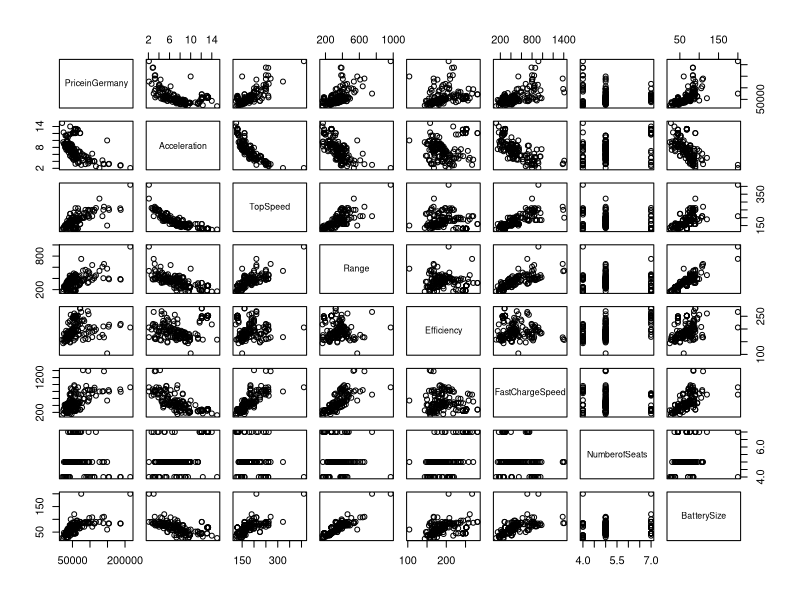
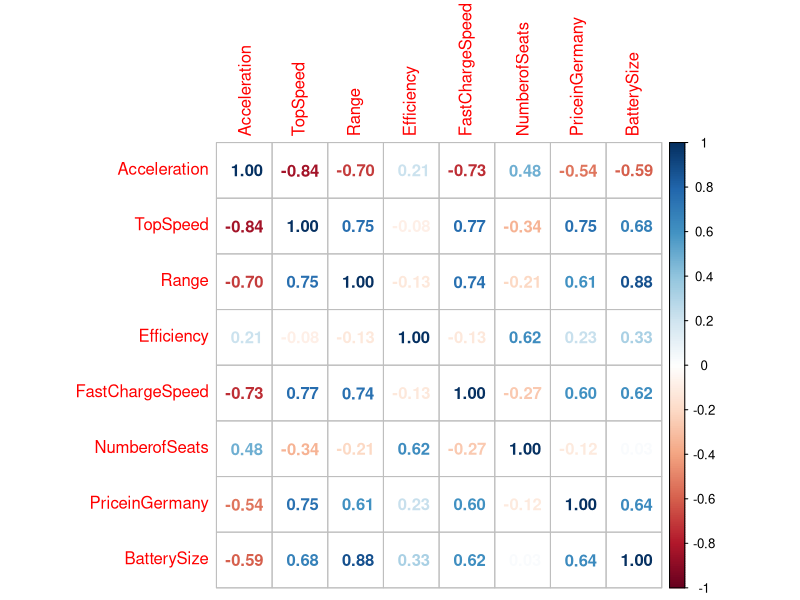
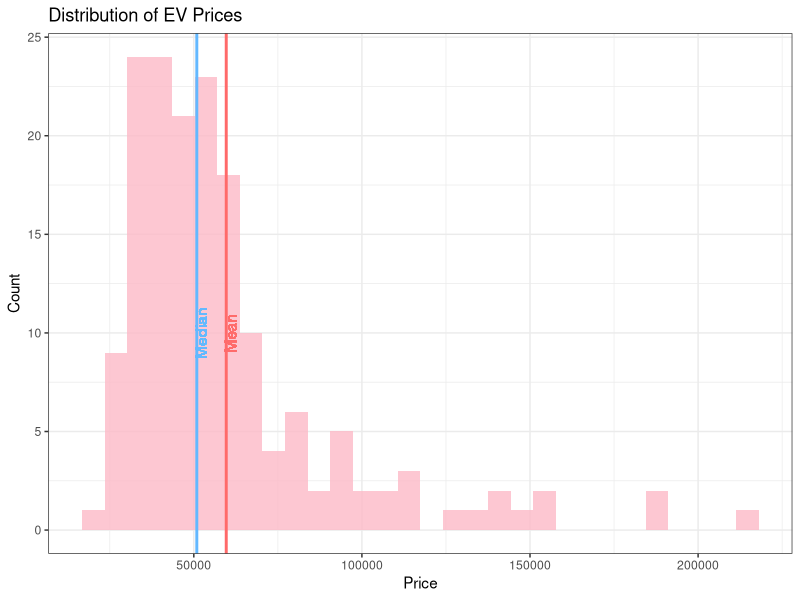
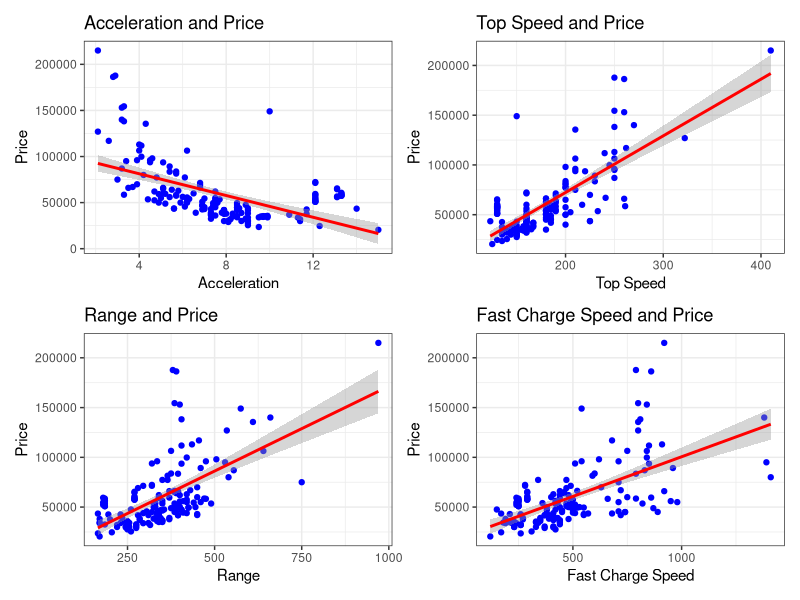
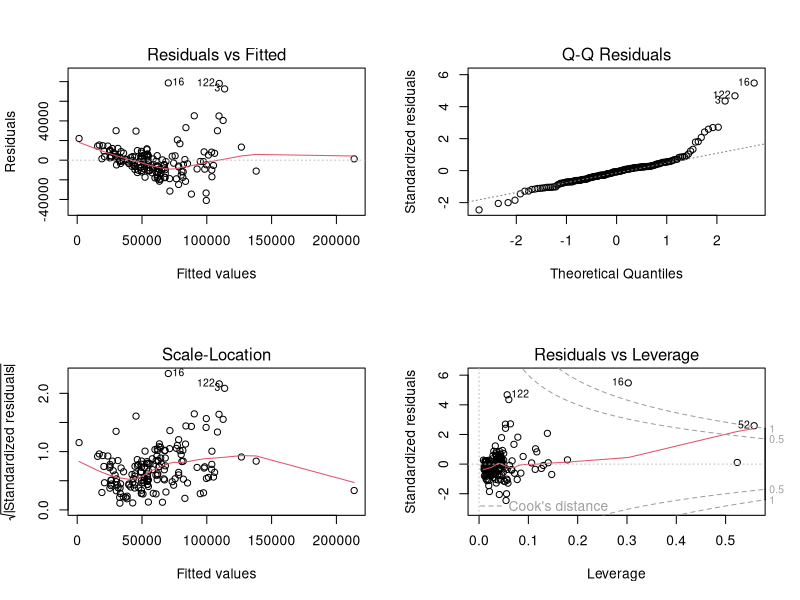
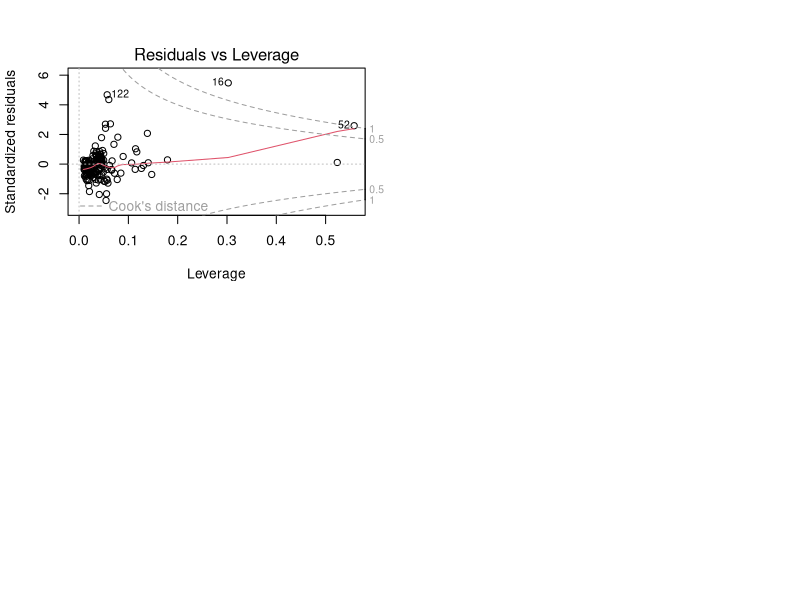
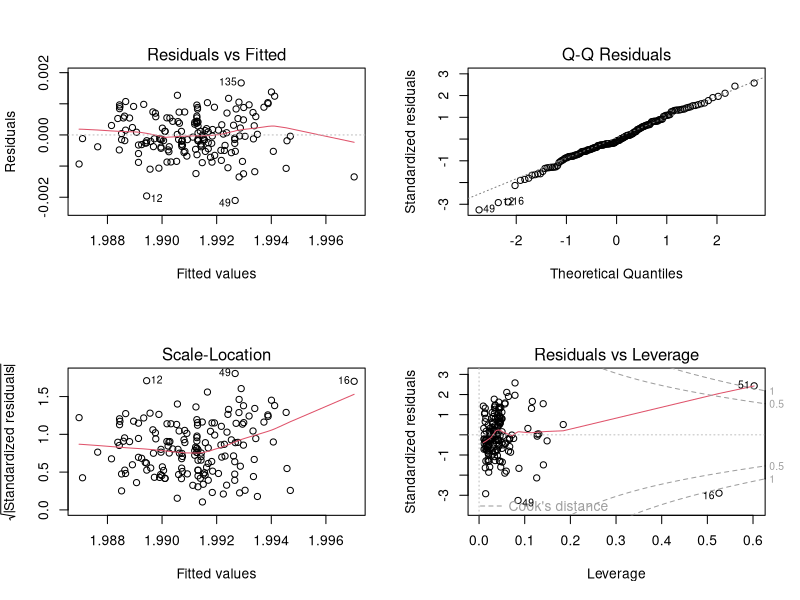
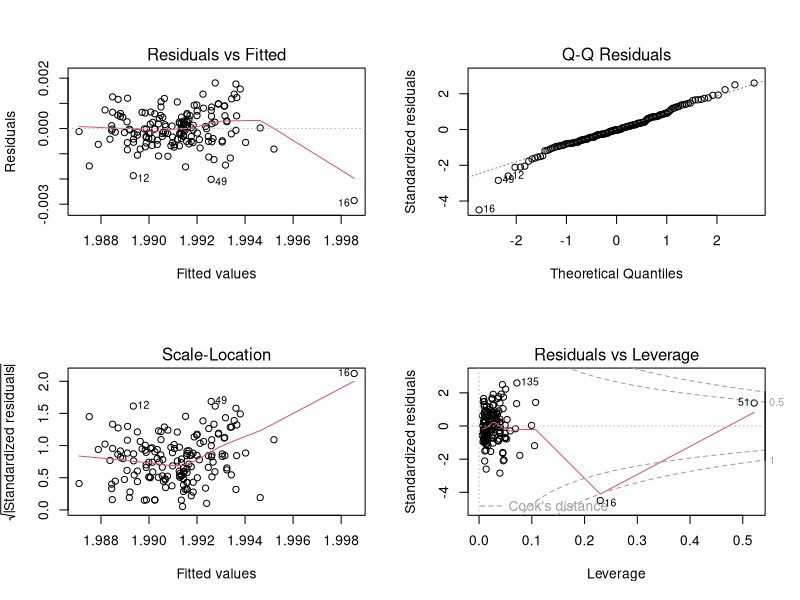

These charts were generated, in order, by the following R code: (Note: this script raises an error after producing the figures.)
## ---- chunk 1
knitr::opts_chunk$set(echo = FALSE, warning = FALSE)
library(tidyverse)
library(readxl)
library(MASS)
library(car)
library(corrplot)
library(patchwork)
## ---- chunk 2
ev <- read_xlsx('Electric Vehicle Data/Cheapestelectriccars-EVDatabase.xlsx',
                sheet = 'Cheapestelectriccars- UTF8')

## ---- chunk 3
# Convert Character Vectors into useable numeric vectors
ev$BatterySize <- as.numeric(gsub(".* ([0-9]{2,3}[.]*[0-9]*) kWh", "\\1", ev$Subtitle))
libra_strip <- gsub(".([0-9]{2,3},[0-9]{3})", "\\1", ev$PriceinUK) # strip the libra symbol
ev$PriceinUK <- as.numeric(gsub(",", "", libra_strip))
ev$Acceleration <- as.numeric(gsub(" sec", "", ev$Acceleration))
ev$TopSpeed <- as.numeric(gsub(" km/h", "", ev$TopSpeed))
ev$Range <- as.numeric(gsub(" km", "", ev$Range))
ev$Efficiency <- as.numeric(gsub(" Wh/km", "", ev$Efficiency))
ev$FastChargeSpeed <- as.numeric(gsub(" km/h", "", ev$FastChargeSpeed))
ev$Drive <- as.factor(ev$Drive)
ev$PriceinGermany <- as.numeric(ev$PriceinGermany)
ev <- ev[,-2] #removing subtitle column
## ---- chunk 4
# Limit ev to complete records, German Prices
ev <- ev[complete.cases(cbind(ev$FastChargeSpeed, ev$PriceinGermany)),]
attach(ev)
## ---- chunk 5
head(ev)
## ---- chunk 6
#summary of Battery Size
summary(BatterySize)
## ---- chunk 7
#summary of EV prices in Germany
summary(PriceinGermany)
## ---- chunk 8
#summary of Top speed
summary(TopSpeed)
## ---- chunk 9
#summary of Battery Range
summary(Range)
## ---- chunk 10
#summary of FastChargeSpeed
summary(ev[,c(2,3,4,5,6,11)])
## ---- chunk 11
ev_numeric <- ev[, -c(1,7,10 )] #Creating numeric data frame for correlation plots and removing price in UK
pairs(PriceinGermany~., ev_numeric)
## ---- chunk 12
corrplot(cor(ev_numeric), method = "number")
## ---- chunk 13
ggplot(ev_numeric, aes(x = PriceinGermany)) +    
  geom_histogram(alpha = 0.8,fill = "#fcb9c6") +
  geom_vline(aes(xintercept = mean(PriceinGermany)),col='indianred1',size=1)+ #Vertical Line for Mean
  geom_text(aes(x=mean(PriceinGermany) + 1250, label="Mean", y=10), colour="indianred1", angle=90) +
  geom_vline(aes(xintercept = median(PriceinGermany)),col='steelblue1',size=1)+ #Vertical Line for Median
  geom_text(aes(x=median(PriceinGermany) + 1250, label="Median", y=10), colour="steelblue1", angle=90) +
  labs(x= 'Price',y = 'Count', title = paste("Distribution of EV Prices")) +
  theme_bw()
## ---- chunk 14
v1 <- ggplot(ev_numeric, aes(x=Acceleration,y=PriceinGermany))+
  geom_point(color = "blue")+
  
  stat_smooth(aes(x=Acceleration,y=PriceinGermany),method="lm", color="red")+ #code for trend line
  theme_bw()+
  labs(x = 'Acceleration', 
       y = 'Price', 
       title = 'Acceleration and Price')

v2 <- ggplot(ev_numeric, aes(x=TopSpeed,y=PriceinGermany))+
  geom_point(color = "blue")+
  
  stat_smooth(aes(x=TopSpeed,y=PriceinGermany),method="lm", color="red")+ #code for trend line
  theme_bw()+
  labs(x = 'Top Speed', 
       y = 'Price', 
       title = 'Top Speed and Price')


v3 <- ggplot(ev_numeric, aes(x=Range,y=PriceinGermany))+
  geom_point(color = "blue")+
  
  stat_smooth(aes(x=Range,y=PriceinGermany),method="lm", color="red")+ #code for trend line
  theme_bw()+
  labs(x = 'Range', 
       y = 'Price', 
       title = 'Range and Price')


v4 <- ggplot(ev_numeric, aes(x=FastChargeSpeed,y=PriceinGermany))+
  geom_point(color = "blue")+
  
  stat_smooth(aes(x=FastChargeSpeed,y=PriceinGermany),method="lm", color="red")+ #code for trend line
  theme_bw()+
  labs(x = 'Fast Charge Speed', 
       y = 'Price', 
       title = 'Fast Charge Speed and Price')

patch = v1 + v2 + v3 + v4 + plot_layout(ncol=2, nrow=2) #patching all graphs in one frame
patch
## ---- chunk 15
model1 <- lm(PriceinGermany ~ ., data= ev_numeric)
summary(model1)

par(mfrow=c(2,2))
plot(model1)

## ---- chunk 16

plot(model1, which = 5)

## ---- chunk 17
ev[c(16,52,122),]
ev_numeric <- ev_numeric[-16,]
## ---- chunk 18
vif(model1)

## ---- chunk 19
summary(powerTransform(cbind(PriceinGermany, BatterySize, Acceleration, TopSpeed, Range, Efficiency, FastChargeSpeed, NumberofSeats) ~ 1, ev_numeric))

p1 <- powerTransform(PriceinGermany ~   BatterySize + Acceleration + TopSpeed + Range + Efficiency + FastChargeSpeed + NumberofSeats, ev_numeric)

## ---- chunk 20
# model2 <- lm(bcPower(PriceinGermany, p1$roundlam) ~ log(BatterySize) + I(Acceleration^0.5) + I(TopSpeed^-1) + log(Range) + log(Efficiency) + log(FastChargeSpeed) + I(NumberofSeats^-1), ev_numeric)


model2 <- lm(bcPower(PriceinGermany, p1$roundlam) ~ BatterySize + Acceleration + TopSpeed + Range + Efficiency + FastChargeSpeed + NumberofSeats, ev_numeric)

summary(model2)

par(mfrow=c(2,2))
plot(model2)
vif(model2)
AIC(model2)
BIC(model2)

## ---- chunk 21
library(leaps)
best <- regsubsets(bcPower(PriceinGermany, p1$roundlam) ~ BatterySize + Acceleration + TopSpeed + Range + Efficiency + FastChargeSpeed + NumberofSeats, data = ev_numeric, nbest = 2, method = "backward")

with(summary(best), data.frame(adjr2,bic,cp,rss, outmat))




## ---- chunk 22
model3 <- lm(bcPower(PriceinGermany, p1$roundlam) ~ BatterySize + TopSpeed + Range + Efficiency, data = ev_numeric)

# model3 <- lm(bcPower(PriceinGermany, p1$roundlam) ~  log(TopSpeed) + I(Efficiency^-1), data = ev_numeric)
# 
# summary(powerTransform(cbind(PriceinGermany, TopSpeed, Efficiency) ~ 1, ev_numeric))

summary(model3)

par(mfrow=c(2,2))
plot(model3)
AIC(model3)
vif(model3)

## ---- chunk 23

summary(powerTransform(cbind(PriceinGermany, BatterySize, TopSpeed, Range, Efficiency) ~ 1, ev_numeric))


model4 <- lm(bcPower(PriceinGermany, p1$roundlam) ~ log(BatterySize) +  I(TopSpeed^-1) + log(Range) + log(Efficiency), ev_numeric)

par(mfrow=c(2,2))
summary(model4)
plot(model4)
vif(model4)

## ---- chunk 24
best2 <- regsubsets(bcPower(PriceinGermany, p1$roundlam) ~ log(BatterySize) + I(Acceleration^0.5) + I(TopSpeed^-1) + log(Range) + log(Efficiency) + log(FastChargeSpeed) + I(NumberofSeats^-1), data = ev_numeric, nbest = 2, method = "exhaustive")

with(summary(best2), data.frame(adjr2,bic,cp,rss, outmat))

model5 <- lm(bcPower(PriceinGermany, p1$roundlam) ~ I(TopSpeed^-1) + log(Efficiency) + log(FastChargeSpeed), ev_numeric)


summary(model5)
par(mfrow=c(2,2))
plot(model5)
AIC(model5)
vif(model5)

log(Efficiency)



## ---- chunk 25
a$PriceinGermany <- bcPower(ev_numeric$PriceinGermany, p1$roundlam)
a$TopSpeed <- TopSpeed^-1
a$Efficiency <- log(Efficiency)
a$FastChargeSpeed <- log(FastChargeSpeed)





## ---- chunk 26

library(caret)

trainIndex <- createDataPartition(a$PriceinGermany, p = .8, 
                                  list = FALSE, 
                                  times = 1)

train <- a[trainIndex,]
test <- a[-trainIndex,]

formula = PriceinGermany ~ .
fitControl <- trainControl(method="cv",number = 10) #Hyper Parameters

lrmodel = train(formula, data = train,
                   method = "lm",trControl = fitControl,metric="RMSE") 

## ---- chunk 27
prediction <- test

prediction$pred <- predict(lrmodel, test)

comparison <- prediction %>% dplyr::select(PriceinGermany, pred)

cor(prediction$pred, prediction$Price)

ggplot(prediction, aes(x=pred,y=PriceinGermany))+
  geom_point(color = "blue")+
  
  stat_smooth(aes(x=pred,y=PriceinGermany),method="lm", color="red")+
  theme_bw()+
  theme(axis.title = element_text(size=16),axis.text = element_text(size=14))+
  xlab("Predicted Price")+
  ylab("Actual Price")


data.frame(
  R2 = R2(prediction$pred , prediction$PriceinGermany),
  RMSE = RMSE(prediction$pred , prediction$PriceinGermany),
  MAE = MAE(prediction$pred , prediction$PriceinGermany),
  
)

# Dividing the RSE by the average value of the outcome variable will give you the prediction error rate, which should be as small as possible:

# MAE is a very simple metric which calculates the absolute difference between actual and predicted values.

sigma(model5)/mean(prediction$PriceinGermany)
